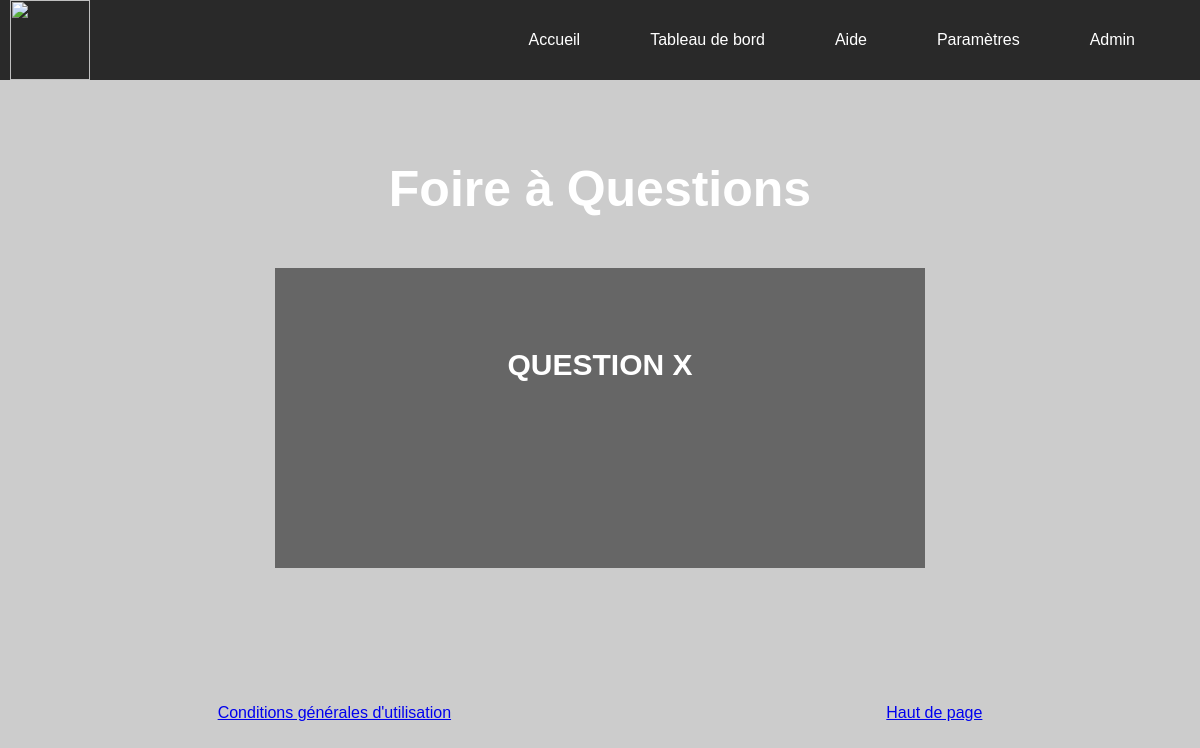
The app's page /?page=faq, older data.
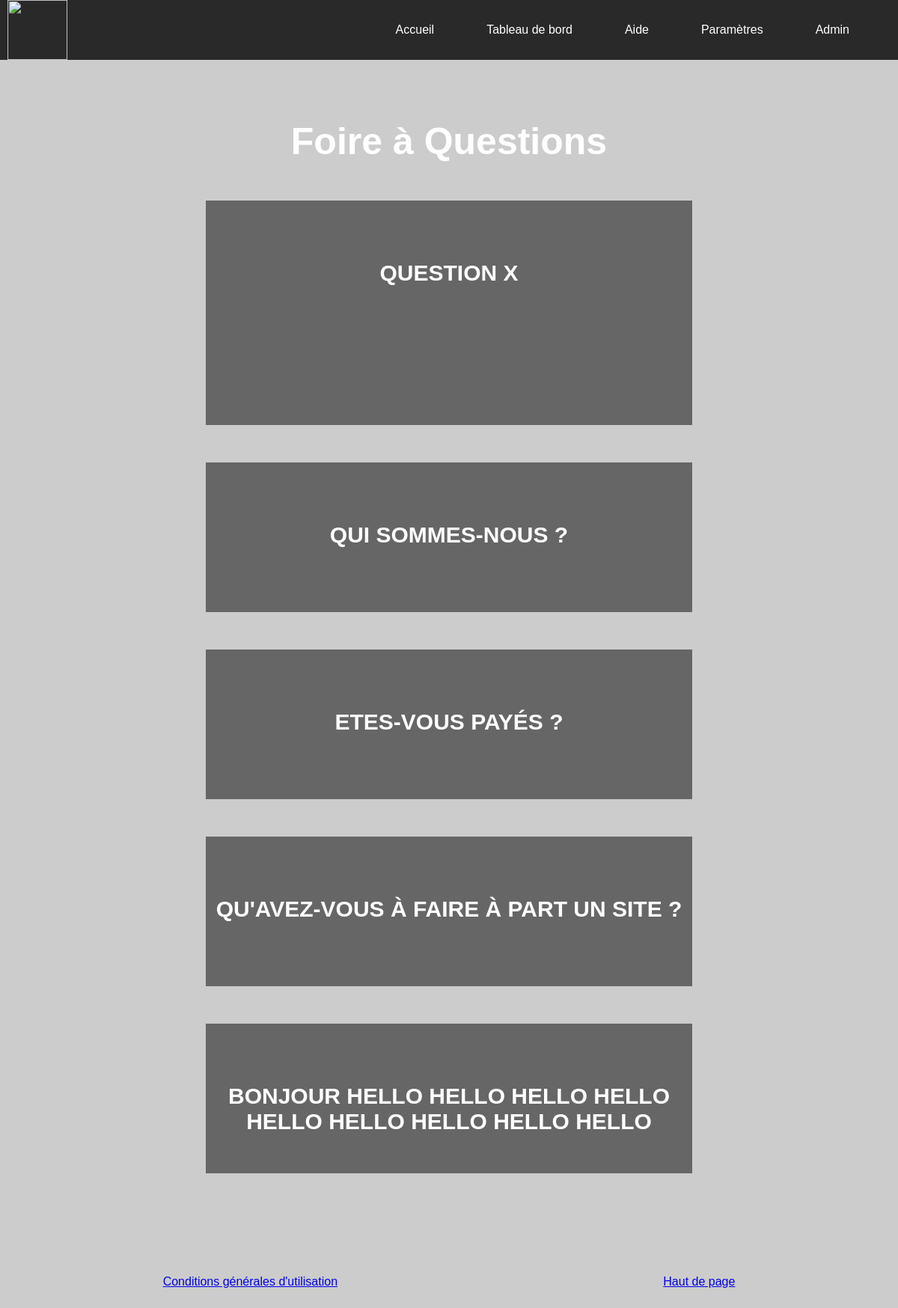
The same page, newer data.
### tables this page shows
CREATE TABLE IF NOT EXISTS `pagefaq` (
  `id` int(11) NOT NULL AUTO_INCREMENT,
  `question` text NOT NULL,
  `content` text NOT NULL,
  PRIMARY KEY (`id`)
);

### faq.php (the view, shortened to what this page needs)
<link rel="stylesheet" type="text/css" href="FAQ.css">
<center><h2 style="font-family:sans-serif; color: white; font-size: 50px;">Foire à Questions</h2></center>
<div class="container" ; id="contx" ; style="background-color:#666666; height:300px">
    <p class="title" ; style="font-family:sans-serif">Question x</p>
    <div class="overlay"></div>
</div>
</html>
<?php
$bdd = new PDO('mysql:host=127.0.0.1;dbname=jabasof', 'root', '',array (PDO::MYSQL_ATTR_INIT_COMMAND => 'SET NAMES \'UTF8\''));
$getcontent = $bdd->query("SELECT * FROM `pagefaq`");
while($result=$getcontent->fetch()){
    $spacefactor = floor(strlen($result['content'])/56);
    $spacepx = 240 + $spacefactor * 14;
    echo
        '<div class="container" ; id="cont'.$result['id'].'" ; style="background-color:#666666; height:200px">
    <p class="title" ; style="font-family:sans-serif">' . $result['question'] . '</p>
    <div class="overlay"></div>
    <div class="button">
        <button id="butprop" onclick="myFunction'.$result['id'].'(); contsize'.$result['id'].'() " ;
                style="font-family:sans-serif; background-color: none;color: white; border: 2px solid white;width:70px;height: 25px">
            Afficher
        </button>
        <br>
        <div class="textdiv" id="myDIV'.$result['id'].'" style="color:white; font-family:sans-serif">
            <br>
            <p>' . $result['content'] . '</p>
        </div>
    </div>
</div>
<script>
    var x'.$result['id'].' = document.getElementById("myDIV'.$result['id'].'");
    var y'.$result['id'].' = document.getElementById("cont'.$result['id'].'");
    x'.$result['id'].'.style.display = "none";
    function myFunction'.$result['id'].'() {
        var x'.$result['id'].' = document.getElementById("myDIV'.$result['id'].'");
        if ((x'.$result['id'].'.style.display == "none")) {
            x'.$result['id'].'.style.display = "block";
        } else {
            x'.$result['id'].'.style.display = "none";
        }
    }
    function contsize'.$result['id'].'() {
        if (y'.$result['id'].'.style.height != \''. $spacepx .'px\') {
            y'.$result['id'].'.style.height = \''. $spacepx .'px\';
        }
        else {
            y'.$result['id'].'.style.height = \'200px\';
        }
    }
</script>
'
    ;
}
?>

### index.php (shortened to what this page needs)
<html>
<body>
<?php
include('header.php');
if(isset($_GET['page']))
    include($_GET['page'].'.php');
else
    include('accueil.php');
?>
<?php include('footer.php'); ?>
</body>
</html>

### header.php (shortened to what this page needs)
<html lang="en">
<head>
    <link rel="stylesheet" href="header.css">
</head>
<header class="site-header">
    <a href="?page=accueil"><img class="logo" src="https://puu.sh/Cf2Kj/3062eb08b0.png"></div></a>
    <nav>
        <ul class="dropmenu">
            <li><a href="?page=accueil">Accueil</a>
            </li>
            <li><a href="?page=tableaudebord">Tableau de bord</a>
            </li>
            <li><a href="#">Aide</a>
            </li>
            <li><a>Paramètres</a>
            </li>
            <li><a href="?page=admin">Admin</a>
            </li>
        </ul>
    </nav>
</header>
<div class="space"></div>
</body>
</html>

### footer.php
<link rel="stylesheet" type="text/css" href="footer.css">
<footer>
    <a href="https://www.commentcamarche.net">
            <div class="footer">Conditions générales d'utilisation<a href="#">Haut de page</a>
            </div>
        </a>
</footer>

### header.css (style rules this page uses)
html { box-sizing: border-box; }
*, *:before, *:after { box-sizing: inherit; }
html, body { margin:0; padding:0; }
body { background:#ccc; }
nav { font-family: helvetica; }
.space { height: 100px; }
.logo { display:inline-block; height:80px; }
.site-header { position: fixed; left: 0; top: 0; width: 100%; z-index: 10000; height: 80px; padding-top: 0; padding-right: 10px; padding-left: 10px; padding-bottom: 0; background:rgba(0,0,0,0.8); color:#fff; display:flex; align-items:center; }
.site-header nav { margin-left:auto; }
.dropmenu, .dropmenu ul { margin:0; padding:0; list-style:none; }
.dropmenu { display:flex; padding-right:100px; }
.dropmenu > li { position:relative; margin:0 10px; }
.dropmenu > li > a { height:80px; line-height:80px; white-space:nowrap; display:block; padding:0 25px; }
.dropmenu a { text-decoration:none; color:#fff; }
.footer { display: flex; justify-content: space-around; font-family: Arial; padding-top: 100px; margin-bottom: 50px; }

### FAQ.css (style rules this page uses)
body { background-image:url("background.jpg"); }
header { background: 0000; display: flex; width: 25%; min-width: 1280px; align-items: baseline; }
.container { position: relative; margin-left: auto; margin-right: auto; margin-top: 50px; width: 650px; height: 200px; }
.overlay { position: absolute; top: 0; left: 0; width: 100%; height: 100%; background: rgba(0, 0, 0, 0); transition: background 0.5s ease; }
.title { position: absolute; width: 650px; left: 0; top: 50px; font-weight: 700; font-size: 30px; text-align: center; text-transform: uppercase; color: white; z-index: 1; transition: top .5s ease; }
img { float : left; }

### footer.css (style rules this page uses)
.footer { display: flex; justify-content: space-around; font-family: Arial; padding-top: 100px; margin-bottom: 50px; }

Row changes from the older to the newer data that the page shows:
added pagefaq: question "QUI SOMMES-NOUS ?"
added pagefaq: $result['id'] 2 (drawn), question "ETES-VOUS PAYÉS ?"
added pagefaq: question "QU'AVEZ-VOUS À FAIRE À PART UN SITE ?"
added pagefaq: question "BONJOUR HELLO HELLO HELLO HELLO HELLO HELLO HELLO HELLO HELLO"
